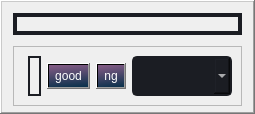
                        <widget class="QFrame" name="frame_8">
                         <property name="styleSheet">
                          <string notr="true">border-color: rgb(22, 28, 33);</string>
                         </property>
                         <property name="frameShape">
                          <enum>QFrame::WinPanel</enum>
                         </property>
                         <property name="frameShadow">
                          <enum>QFrame::Raised</enum>
                         </property>
                         <property name="lineWidth">
                          <number>6</number>
                         </property>
                         <layout class="QVBoxLayout" name="verticalLayout_12">
                          <item>
                           <widget class="QFrame" name="frame_10">
                            <property name="styleSheet">
                             <string notr="true">border: 2px solid rgb(27, 29, 35);</string>
                            </property>
                            <property name="frameShape">
                             <enum>QFrame::StyledPanel</enum>
                            </property>
                            <property name="frameShadow">
                             <enum>QFrame::Raised</enum>
                            </property>
                            <layout class="QVBoxLayout" name="verticalLayout_13">
                             <property name="spacing">
                              <number>0</number>
                             </property>
                             <property name="leftMargin">
                              <number>0</number>
                             </property>
                             <property name="topMargin">
                              <number>0</number>
                             </property>
                             <property name="rightMargin">
                              <number>0</number>
                             </property>
                             <property name="bottomMargin">
                              <number>0</number>
                             </property>
                             <item>
                              <widget class="QLabel" name="image_label">
                               <property name="text">
                                <string/>
                               </property>
                               <property name="scaledContents">
                                <bool>true</bool>
                               </property>
                              </widget>
                             </item>
                            </layout>
                           </widget>
                          </item>
                          <item>
                           <widget class="QFrame" name="frame_11">
                            <property name="minimumSize">
                             <size>
                              <width>60</width>
                              <height>60</height>
                             </size>
                            </property>
                            <property name="maximumSize">
                             <size>
                              <width>16777215</width>
                              <height>50</height>
                             </size>
                            </property>
                            <property name="styleSheet">
                             <string notr="true">QPushButton{
	color: rgb(255, 255, 255);
	background-color: qlineargradient(spread:pad, x1:0.524118, y1:0, x2:0.671, y2:1, stop:0 #7f5a83, stop:1 #0d324d);
	padding: 5px 7px;

}
QPushButton:hover {
	background-color: rgb(44, 49, 60)
}
QPushButton:pressed {	
	background-color: rgb(248, 248, 248);
	color: rgb(6, 6, 6);
}
</string>
                            </property>
                            <property name="frameShape">
                             <enum>QFrame::StyledPanel</enum>
                            </property>
                            <property name="frameShadow">
                             <enum>QFrame::Raised</enum>
                            </property>
                            <layout class="QHBoxLayout" name="horizontalLayout_9">
                             <item>
                              <widget class="QLabel" name="label_title_bar_top_4">
                               <property name="maximumSize">
                                <size>
                                 <width>75</width>
                                 <height>16777215</height>
                                </size>
                               </property>
                               <property name="font">
                                <font>
                                 <family>Segoe UI Semibold</family>
                                 <pointsize>12</pointsize>
                                 <weight>75</weight>
                                 <bold>true</bold>
                                </font>
                               </property>
                               <property name="styleSheet">
                                <string notr="true">background: transparent;
margin-left: 5px;
border: 2px solid rgb(27, 29, 35);</string>
                               </property>
                               <property name="text">
                                <string>&lt;html&gt;&lt;head/&gt;&lt;body&gt;&lt;p&gt;&lt;br/&gt;&lt;/p&gt;&lt;/body&gt;&lt;/html&gt;</string>
                               </property>
                              </widget>
                             </item>
                             <item>
                              <widget class="QPushButton" name="good_button">
                               <property name="minimumSize">
                                <size>
                                 <width>20</width>
                                 <height>10</height>
                                </size>
                               </property>
                               <property name="text">
                                <string>good</string>
                               </property>
                               <property name="icon">
                                <iconset>
                                 <normaloff>../icons/16x16/cil-thumb-up.png</normaloff>../icons/16x16/cil-thumb-up.png</iconset>
                               </property>
                              </widget>
                             </item>
                             <item>
                              <widget class="QPushButton" name="ng_button">
                               <property name="minimumSize">
                                <size>
                                 <width>20</width>
                                 <height>10</height>
                                </size>
                               </property>
                               <property name="text">
                                <string>ng</string>
                               </property>
                               <property name="icon">
                                <iconset>
                                 <normaloff>../icons/16x16/cil-thumb-down.png</normaloff>../icons/16x16/cil-thumb-down.png</iconset>
                               </property>
                              </widget>
                             </item>
                             <item>
                              <widget class="QComboBox" name="comboBox_3">
                               <property name="sizePolicy">
                                <sizepolicy hsizetype="Preferred" vsizetype="Preferred">
                                 <horstretch>0</horstretch>
                                 <verstretch>0</verstretch>
                                </sizepolicy>
                               </property>
                               <property name="minimumSize">
                                <size>
                                 <width>100</width>
                                 <height>20</height>
                                </size>
                               </property>
                               <property name="maximumSize">
                                <size>
                                 <width>207</width>
                                 <height>40</height>
                                </size>
                               </property>
                               <property name="styleSheet">
                                <string notr="true">QComboBox{
	color: rgb(255, 255, 255);
	background-color: rgb(27, 29, 35);
	border-radius: 5px;
	border: 2px solid rgb(27, 29, 35);
	padding: 5px;
	padding-left: 10px;
}
QComboBox:hover{
	border: 2px solid rgb(64, 71, 88);
}
QComboBox QAbstractItemView {
	color: rgb(85, 170, 255);	
	background-color: rgb(27, 29, 35);
	padding: 10px;
	selection-background-color: rgb(39, 44, 54);
}</string>
                               </property>
                              </widget>
                             </item>
                            </layout>
                           </widget>
                          </item>
                         </layout>
                        </widget>
